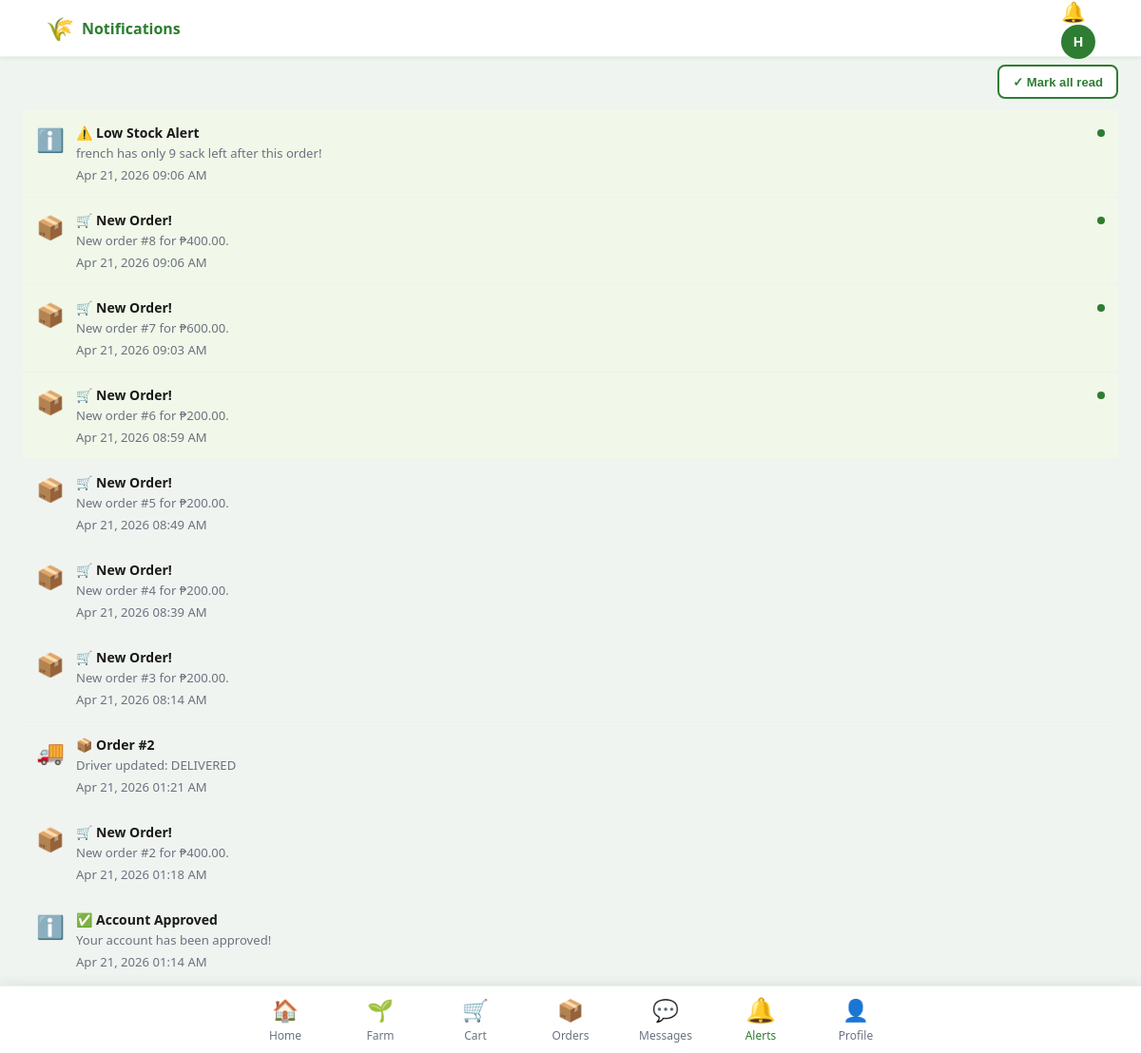
The app's page /notifications/ (signed in) with its own data.
### tables this page shows
CREATE TABLE users (
    id              INTEGER PRIMARY KEY AUTOINCREMENT,
    full_name       TEXT    NOT NULL,
    email           TEXT    NOT NULL UNIQUE,
    password_hash   TEXT    NOT NULL,
    role            TEXT    NOT NULL DEFAULT 'buyer' CHECK(role IN ('admin','farmer','buyer','driver')),
    phone           TEXT,
    address         TEXT,
    lat             REAL,
    lng             REAL,
    profile_photo   TEXT,
    is_approved     INTEGER NOT NULL DEFAULT 0,
    is_active       INTEGER NOT NULL DEFAULT 1,
    created_at      TEXT    DEFAULT (datetime('now','localtime'))
);

CREATE TABLE notifications (
    id               INTEGER PRIMARY KEY AUTOINCREMENT,
    user_id          INTEGER NOT NULL REFERENCES users(id) ON DELETE CASCADE,
    title            TEXT    NOT NULL,
    message          TEXT    NOT NULL,
    type             TEXT    DEFAULT 'info',
    is_read          INTEGER DEFAULT 0,
    related_order_id INTEGER,
    created_at       TEXT    DEFAULT (datetime('now','localtime'))
);

### routes/notifications.py (the view)
@notif_bp.route('/')
@login_required
def index():
    notifs = query(
        "SELECT * FROM notifications WHERE user_id=? ORDER BY created_at DESC LIMIT 50",
        (current_user.id,), fetchall=True) or []
    query("UPDATE notifications SET is_read=1 WHERE user_id=? AND is_read=0",
          (current_user.id,), commit=True)
    return render_template('shared/notifications.html', notifications=notifs)

### db.py (called while the page is built)
def get_db():
    if 'db' not in g:
        db = sqlite3.connect(DB_PATH)
        db.row_factory = sqlite3.Row   # dict-like rows
        db.execute("PRAGMA journal_mode=WAL")
        db.execute("PRAGMA foreign_keys=ON")
        g.db = db
    return g.db

def query(sql, params=None, fetchone=False, fetchall=False, commit=False):
    sql = sql.replace('%s', '?')
    db  = get_db()
    cur = db.execute(sql, params or ())
    result = None
    if fetchone:
        row = cur.fetchone()
        result = dict(row) if row else None
    elif fetchall:
        rows = cur.fetchall()
        result = [dict(r) for r in rows]
    if commit:
        db.commit()
        result = cur.lastrowid
    return result

### extensions.py (called while the page is built)
@login_manager.user_loader
def load_user(uid):
    row = query('SELECT * FROM users WHERE id=%s', (uid,), fetchone=True)
    return User(row) if row else None

    @property
    def is_authenticated(self): return True

### templates/shared/notifications.html (shortened to what this page needs)
{% extends 'base.html' %}
{% block page_title %}Notifications{% endblock %}
{% block content %}
{% if notifications %}
<div style="display:flex;justify-content:flex-end;margin-bottom:.75rem">
  <button onclick="markAllRead()" class="btn btn-sm btn-outline">✓ Mark all read</button>
</div>
{% endif %}
{% if not notifications %}
<div class="empty-state" style="margin-top:4rem">
  <div class="empty-icon">🔔</div>
  <h3>No notifications</h3>
  <p class="muted">You're all caught up!</p>
</div>
{% else %}
<div class="notif-list">
  {% for n in notifications %}
  <div class="notif-item {% if not n.is_read %}unread{% endif %}">
    <div class="notif-icon-wrap">
      {% if n.type == 'order' %}📦
      {% elif n.type == 'delivery' %}🚚
      {% elif n.type == 'info' %}ℹ️
      {% else %}🔔{% endif %}
    </div>
    <div class="notif-body">
      <div class="notif-title">{{ n.title }}</div>
      <div class="notif-msg">{{ n.message }}</div>
      <div class="notif-time muted">
        {{ n.created_at|dt }}
      </div>
    </div>
    {% if not n.is_read %}
    <div class="notif-unread-dot"></div>
    {% endif %}
  </div>
  {% endfor %}
</div>
{% endif %}
{% endblock %}

### templates/base.html (shortened to what this page needs)
<!DOCTYPE html>
<html lang="en">
<head>
<link rel="stylesheet" href="{{ url_for('static', filename='css/app.css') }}">
</head>
<body class="role-{{ current_user.role if current_user.is_authenticated else 'guest' }}">
{% if current_user.is_authenticated %}
<header class="app-bar">
  <div class="app-bar-left">
    {% block app_bar_left %}
    <span class="app-logo">🌾</span>
    <span class="app-title">{% block page_title %}AgriMarket{% endblock %}</span>
    {% endblock %}
  </div>
  <div class="app-bar-right">
    <a href="{{ url_for('notif.index') }}" class="notif-icon" id="notifIcon">
    </a>
    <div class="avatar-btn" onclick="toggleMenu()">
      {{ current_user.full_name[0].upper() }}
    </div>
  </div>
</header>
<main class="page-content {% block content_class %}{% endblock %}">
  {% block content %}{% endblock %}
</main>
{% block bottom_nav %}
<nav class="bottom-nav">
  {% if current_user.role in ('buyer','farmer') %}
  <a href="{{ url_for('buyer.home') }}" class="bnav-item {% if request.endpoint == 'buyer.home' %}active{% endif %}">
    <span class="bnav-icon">🏠</span><span class="bnav-label">Home</span>
  </a>
  {% if current_user.role == 'farmer' %}
  <a href="{{ url_for('farmer.dashboard') }}" class="bnav-item {% if 'farmer' in request.endpoint %}active{% endif %}">
    <span class="bnav-icon">🌱</span><span class="bnav-label">Farm</span>
  </a>
  {% endif %}
  <a href="{{ url_for('buyer.cart') }}" class="bnav-item {% if request.endpoint == 'buyer.cart' %}active{% endif %}">
    <span class="bnav-icon">🛒</span><span class="bnav-label">Cart</span>
  </a>
  <a href="{{ url_for('buyer.orders') }}" class="bnav-item {% if request.endpoint in ('buyer.orders','buyer.order_detail') %}active{% endif %}">
    <span class="bnav-icon">📦</span><span class="bnav-label">Orders</span>
  </a>
  <a href="{{ url_for('msg.inbox') }}" class="bnav-item {% if 'msg.' in request.endpoint %}active{% endif %}" style="position:relative">
    <span class="bnav-icon">💬</span><span class="bnav-label">Messages</span>
  </a>
  <a href="{{ url_for('notif.index') }}" class="bnav-item {% if request.endpoint == 'notif.index' %}active{% endif %}">
    <span class="bnav-icon">🔔</span><span class="bnav-label">Alerts</span>
  </a>
  <a href="{{ url_for('buyer.profile') }}" class="bnav-item {% if request.endpoint == 'buyer.profile' %}active{% endif %}">
    <span class="bnav-icon">👤</span><span class="bnav-label">Profile</span>
  </a>
  {% endif %}
</nav>
{% endblock %}
{% else %}
<main class="auth-page">{% block auth_content %}{% endblock %}</main>
{% endif %}
</body>
</html>

### static/css/app.css (style rules this page uses)
:root { --green: #2E7D32; --green-light: #A5D6A7; --green-dark: #1B5E20; --yellow: #F9A825; --red: #C62828; --blue: #1565C0; --teal: #00695C; --bg: #F9FBF9; --card: #fff; --border: #E8F5E9; --text: #1a1a1a; --muted: #6b7280; --radius: 12px; --shadow: 0 2px 8px rgba(0,0,0,.08); }
*, *::before, *::after { box-sizing: border-box; margin: 0; padding: 0; }
body { font-family: system-ui, sans-serif; background: var(--bg); color: var(--text); min-height: 100vh; }
.app-bar { position: fixed; top: 0; left: 0; right: 0; width: 100%; height: 56px; background: white; border-bottom: 1px solid var(--border); display: flex; align-items: center; justify-content: space-between; padding: 0 1rem; z-index: 100; }
.app-bar-left { display: flex; align-items: center; gap: .5rem; }
.app-logo { font-size: 1.5rem; }
.app-title { font-size: 1.1rem; font-weight: 700; color: var(--green); }
.avatar-btn { width: 36px; height: 36px; border-radius: 50%; background: var(--green); color: white; display: flex; align-items: center; justify-content: center; font-weight: 700; cursor: pointer; font-size: .9rem; border: none; }
.notif-icon { position: relative; font-size: 1.3rem; text-decoration: none; }
.bottom-nav { position: fixed; bottom: 0; left: 0; right: 0; width: 100%; background: white; border-top: 1px solid var(--border); display: flex; z-index: 100; }
.bnav-item { flex: 1; display: flex; flex-direction: column; align-items: center; justify-content: center; padding: .5rem .25rem; text-decoration: none; color: var(--muted); font-size: .7rem; gap: .2rem; transition: color .2s; }
.bnav-item.active { color: var(--green); }
.bnav-icon { font-size: 1.3rem; }
.bnav-label { font-size: .65rem; }
.page-content { padding-top: 64px; padding-bottom: 72px; padding-left: 1rem; padding-right: 1rem; max-width: 480px; margin: 0 auto; }
.btn { display: inline-flex; align-items: center; justify-content: center; gap: .4rem; padding: .7rem 1.25rem; border-radius: 10px; font-size: .9rem; font-weight: 600; cursor: pointer; text-decoration: none; border: none; transition: all .2s; }
.btn-outline { background: white; color: var(--green); border: 2px solid var(--green); }
.btn-sm { padding: .4rem .875rem; font-size: .82rem; border-radius: 8px; }
.notif-list { display: flex; flex-direction: column; }
.notif-item { display: flex; gap: .75rem; padding: .875rem; border-bottom: 1px solid var(--border); align-items: flex-start; }
.notif-item.unread { background: #F1F8E9; }
.notif-icon-wrap { font-size: 1.5rem; flex-shrink: 0; }
.notif-body { flex: 1; }
.notif-title { font-weight: 700; font-size: .875rem; }
.notif-msg { font-size: .82rem; color: var(--muted); margin-top: .2rem; }
.notif-time { font-size: .75rem; margin-top: .3rem; }
.notif-unread-dot { width: 8px; height: 8px; border-radius: 50%; background: var(--green); flex-shrink: 0; margin-top: .4rem; }
.muted { color: var(--muted); font-size: .82rem; }
.btn { min-height: 44px; }
.btn-sm { min-height: 36px; }
.bnav-item { min-height: 56px; padding: .6rem .25rem; }
.page-content { animation: fadeIn .2s ease; }
.app-bar { box-shadow: 0 1px 4px rgba(0,0,0,.08); }
.app-title { font-size: 1rem; }
.bottom-nav { box-shadow: 0 -2px 12px rgba(0,0,0,.08); }
.bnav-item.active .bnav-icon { transform: scale(1.15); }
.bnav-icon { transition: transform .2s; }
@media (min-width: 600px) { body { max-width: 100%; background: #f0f4f0; } }
@media (min-width: 600px) { .app-bar { max-width: 100%; left: 0; right: 0; transform: none; padding: 0 2rem; } }
@media (min-width: 600px) { .bottom-nav { max-width: 100%; left: 0; right: 0; transform: none; justify-content: center; gap: 0; } }
@media (min-width: 600px) { .bnav-item { max-width: 100px; } }
@media (min-width: 600px) { .page-content { max-width: 960px; margin: 0 auto; padding-left: 1.5rem; padding-right: 1.5rem; } }
@media (min-width: 960px) { .page-content { max-width: 1200px; } }
@media (min-width: 960px) { .app-bar { padding: 0 3rem; } }
@media (min-width: 600px) { .bnav-label { font-size: .75rem; } }
@media (min-width: 600px) { .bnav-icon { font-size: 1.4rem; } }
@media (min-width: 600px) { .app-bar { height: 60px; } }
@media (min-width: 600px) { .page-content { padding-top: 68px; } }

### records on screen
users: full_name "H"
notifications: type "ℹ️", title "⚠️ Low Stock Alert", message "french has only 9 sack left after this order!", created_at|dt "Apr 21, 2026 09:06 AM", is_read 0 (drawn)
notifications: title "🛒 New Order!", message "New order #8 for ₱400.00.", created_at|dt "Apr 21, 2026 09:06 AM", is_read 0 (drawn)
notifications: title "🛒 New Order!", message "New order #7 for ₱600.00.", created_at|dt "Apr 21, 2026 09:03 AM", is_read 0 (drawn)
notifications: title "🛒 New Order!", message "New order #6 for ₱200.00.", created_at|dt "Apr 21, 2026 08:59 AM", is_read 0 (drawn)
notifications: title "🛒 New Order!", message "New order #5 for ₱200.00.", created_at|dt "Apr 21, 2026 08:49 AM"
notifications: title "🛒 New Order!", message "New order #4 for ₱200.00.", created_at|dt "Apr 21, 2026 08:39 AM"
notifications: title "🛒 New Order!", message "New order #3 for ₱200.00.", created_at|dt "Apr 21, 2026 08:14 AM"
notifications: title "📦 Order #2", message "Driver updated: DELIVERED", created_at|dt "Apr 21, 2026 01:21 AM"
notifications: title "🛒 New Order!", message "New order #2 for ₱400.00.", created_at|dt "Apr 21, 2026 01:18 AM"
notifications: type "ℹ️", title "✅ Account Approved", message "Your account has been approved!", created_at|dt "Apr 21, 2026 01:14 AM"
